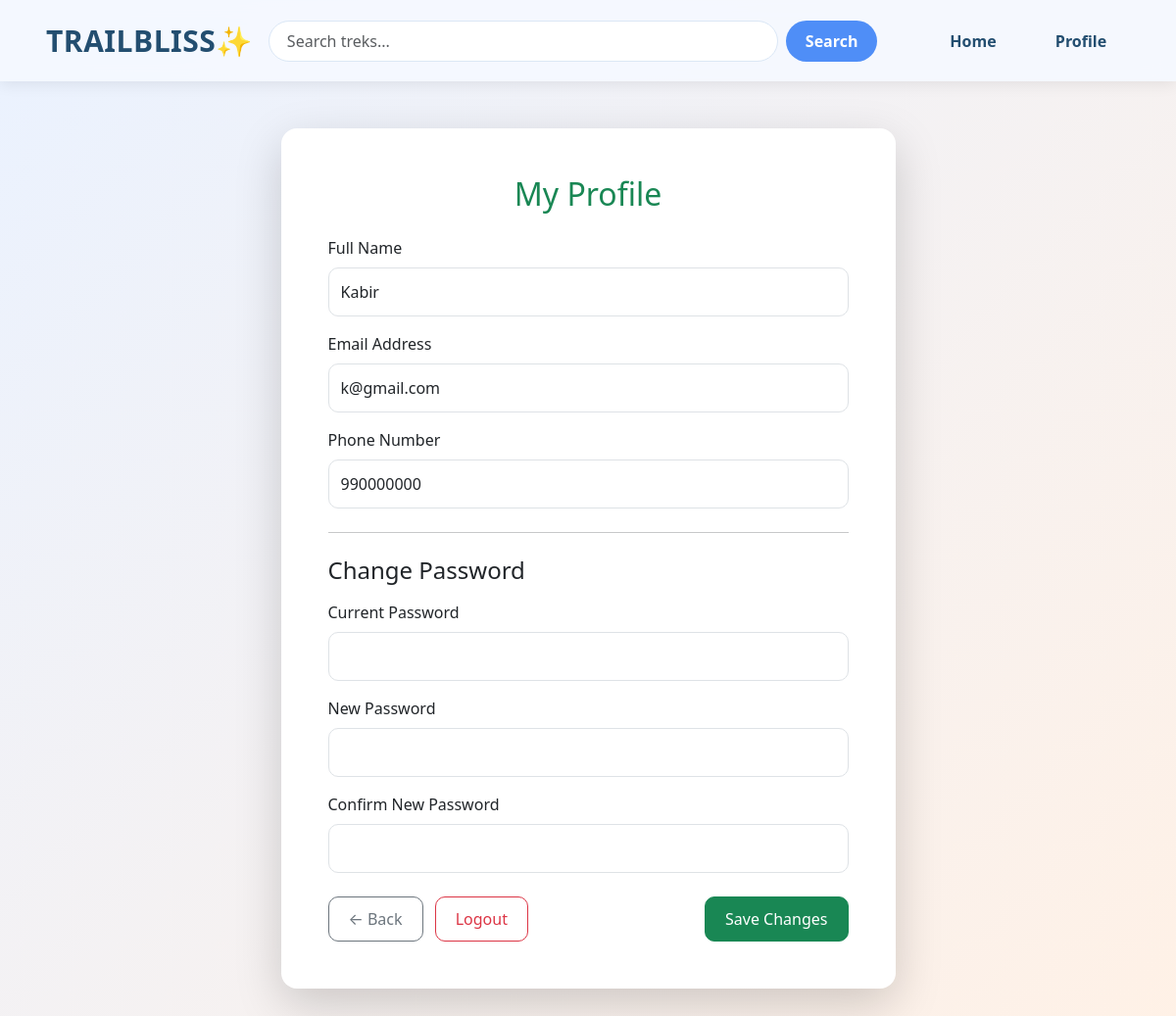
The app's page /trekker/trekker_profile (signed in) with its own data.
### models.py (models this page shows)
class Trekker(db.Model):
    __tablename__ = 'trekker'
    id = db.Column(db.Integer,primary_key=True)
    name=db.Column(db.String(20),nullable= False)
    email = db.Column(db.String(64),unique=True,nullable=False)
    passhash = db.Column(db.String(200),nullable=False)
    phone = db.Column(db.String(20),nullable =False)
    is_active = db.Column(db.Boolean,default= True)
    bookings= db.relationship('Booking',backref='trekker',lazy=True)

### routes.py (the view)
@main_bp.route('/trekker/trekker_profile')
@trekker_required
def trekker_profile():
    if 'trekker_id' not in session:
        return redirect(url_for('main.trekker_login'))
    trekker = Trekker.query.get_or_404(session['trekker_id'])
    return render_template(
        'trekker/trekker_profile.html',
        trekker=trekker
    )

### routes.py (called while the page is built)
def trekker_required(f):
    @wraps(f)
    def decorated_function(*args, **kwargs):
        if 'trekker_id' not in session:
            flash("Please login as Trekker.", "warning")
            return redirect(url_for('main.trekker_login'))
        return f(*args, **kwargs)
    return decorated_function

### templates/trekker/trekker_profile.html (shortened to what this page needs)
{% extends 'layout.html' %}
{% block content %}
<div class="container py-5">
    <div class="row justify-content-center">
        <div class="col-lg-7">
            <div class="card shadow-lg border-0 rounded-4">
                <div class="card-body p-5">
                    <h2 class="text-center text-success mb-4">
                        My Profile
                    </h2>
                    <form method="POST">
                        <div class="mb-3">
                            <label class="form-label">
                                Full Name
                            </label>
                            <input
                                type="text"
                                name="name"
                                class="form-control"
                                value="{{ trekker.name }}"
                                required>
                        </div>
                        <div class="mb-3">
                            <label class="form-label">
                                Email Address
                            </label>
                            <input
                                type="email"
                                name="email"
                                class="form-control"
                                value="{{ trekker.email }}"
                                required>
                        </div>
                        <div class="mb-4">
                            <label class="form-label">
                                Phone Number
                            </label>
                            <input
                                type="text"
                                name="phone"
                                class="form-control"
                                value="{{ trekker.phone }}"
                                required>
                        </div>
                        <hr class="my-4">
                        <h4 class="mb-3">Change Password</h4>
                        <div class="mb-3">
                            <label class="form-label">Current Password</label>
                            <input
                                type="password"
                                name="current_password"
                                class="form-control">
                        </div>
                        <div class="mb-3">
                            <label class="form-label">New Password</label>
                            <input
                                type="password"
                                name="new_password"
                                class="form-control">
                        </div>
                        <div class="mb-4">
                            <label class="form-label">Confirm New Password</label>
                            <input
                                type="password"
                                name="confirm_password"
                                class="form-control">
                        </div>
                        <div class="d-flex justify-content-between align-items-center">
                            <div>
                                <a href="{{ url_for('main.trekker_dashboard') }}"
                                   class="btn btn-outline-secondary">
                                    ← Back
                                </a>
                                <a href="{{ url_for('main.logout') }}"
                                   class="btn btn-outline-danger ms-2">
                                    Logout
                                </a>
                            </div>
                            <button
                                type="submit"
                                class="btn btn-success">
                                Save Changes
                            </button>
                        </div>
                    </form>
                </div>
            </div>
        </div>
    </div>
</div>
{% endblock %}

### templates/layout.html (style rules this page uses)
body { margin: 0; padding: 0; width: auto; }

### templates/trekker/trekker_profile.html (style rules this page uses)
html, body { min-height:100%; background:linear-gradient(135deg,#EAF2FF,#FFF1E6); background-attachment:fixed; }
.card { border-radius:20px; }
.form-control { border-radius:10px; padding:12px; }
.btn { border-radius:10px; padding:10px 20px; }

### records on screen
Trekker: name "Kabir", email "k@gmail.com", phone "990000000"
